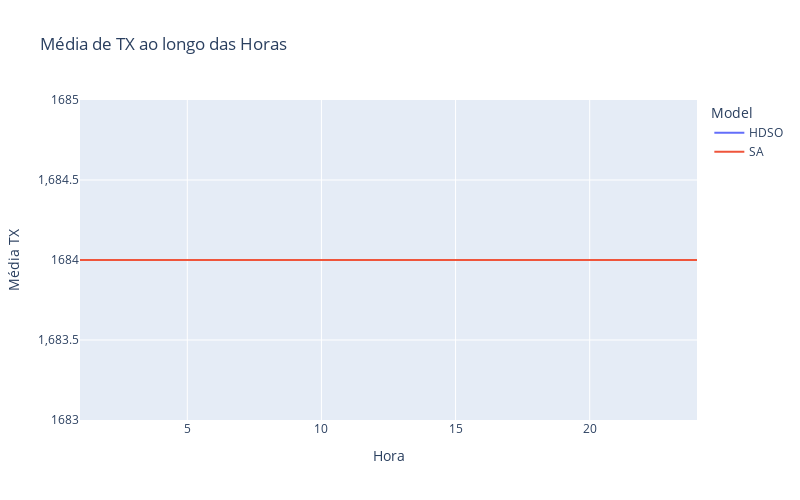
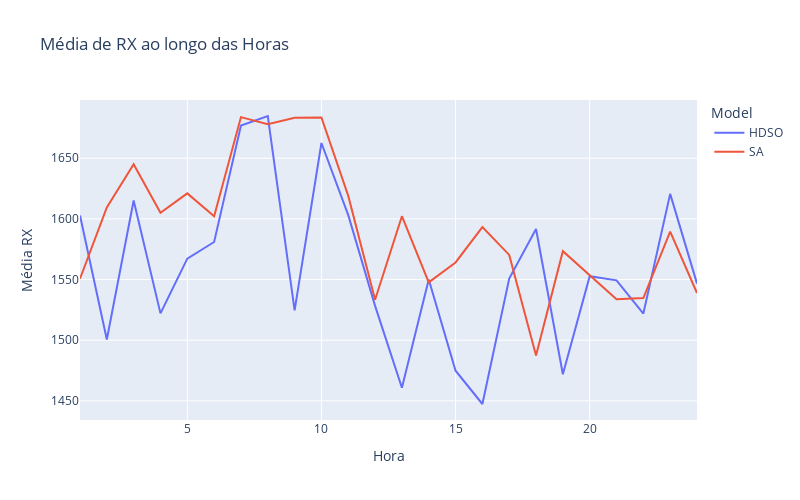
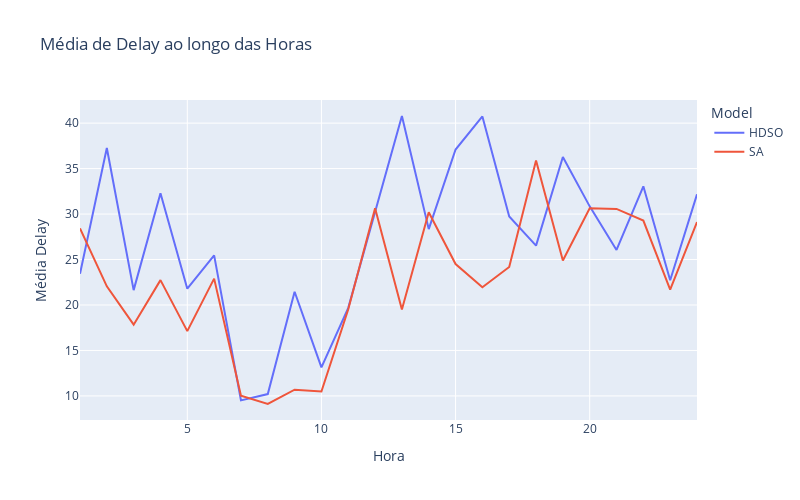
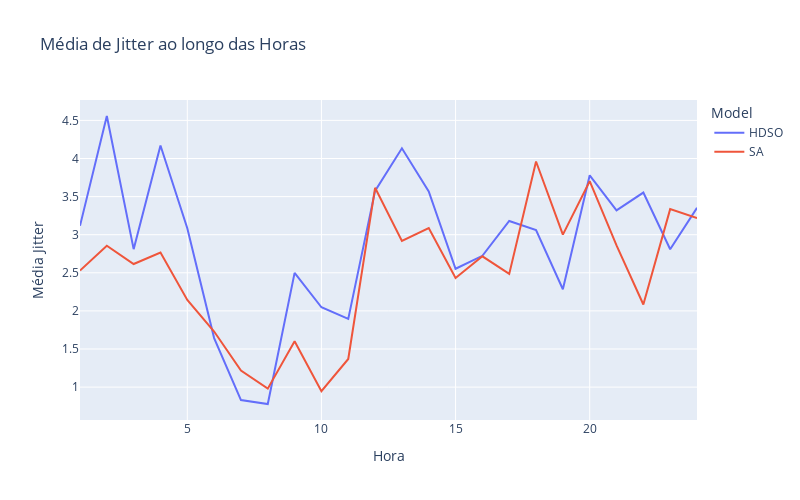

Here is the notebook cell these charts were saved with, in order:
### Code cell
import plotly.express as px

# Supondo que seu DataFrame seja chamado df_mean_metrics
fig_tx = px.line(df_mean_metrics, x='Hour', y='TX', color='Model',
                 labels={'TX': 'Média TX', 'Hour': 'Hora'},
                 title='Média de TX ao longo das Horas',
                 width=800, height=500)
fig_tx.show()

fig_rx = px.line(df_mean_metrics, x='Hour', y='RX', color='Model',
                 labels={'RX': 'Média RX', 'Hour': 'Hora'},
                 title='Média de RX ao longo das Horas',
                 width=800, height=500)
fig_rx.show()

fig_delay = px.line(df_mean_metrics, x='Hour', y='Delay', color='Model',
                    labels={'Delay': 'Média Delay', 'Hour': 'Hora'},
                    title='Média de Delay ao longo das Horas',
                    width=800, height=500)
fig_delay.show()

fig_jitter = px.line(df_mean_metrics, x='Hour', y='Jitter', color='Model',
                     labels={'Jitter': 'Média Jitter', 'Hour': 'Hora'},
                     title='Média de Jitter ao longo das Horas',
                     width=800, height=500)
fig_jitter.show()

fig_loss = px.line(df_mean_metrics, x='Hour', y='Packet Loss', color='Model',
                   labels={'Packet Loss': 'Média Perda de Pacotes', 'Hour': 'Hora'},
                   title='Média de Perda de Pacotes ao longo das Horas',
                   width=800, height=500)

fig_rrh = px.line(df_mean_metrics, x='Hour', y='Number Of RRH', color='Model',
                   labels={'Number Of RRH': 'Number Of RRH', 'Hour': 'Hora'},
                   title='Number Of RRH',
                   width=800, height=500)
fig_loss.show()

### Figure 1 — Plotly figure (JSON) as saved in the notebook; plotly's stock layout.template omitted (floating-point values rounded to 4 significant figures)
{"data": [{"hovertemplate": "Model=HDSO<br>Hora=%{x}<br>Média TX=%{y}<extra></extra>", "legendgroup": "HDSO", "line": {"color": "#636efa", "dash": "solid"}, "marker": {"symbol": "circle"}, "mode": "lines", "name": "HDSO", "orientation": "v", "showlegend": true, "type": "scatter", "x": [1, 2, 3, 4, 5, 6, 7, 8, 9, 10, 11, 12, 13, 14, 15, 16, 17, 18, 19, 20, 21, 22, 23, 24], "xaxis": "x", "y": [1684, 1684, 1684, 1684, 1684, 1684, 1684, 1684, 1684, 1684, 1684, 1684, 1684, 1684, 1684, 1684, 1684, 1684, 1684, 1684, 1684, 1684, 1684, 1684], "yaxis": "y"}, {"hovertemplate": "Model=SA<br>Hora=%{x}<br>Média TX=%{y}<extra></extra>", "legendgroup": "SA", "line": {"color": "#EF553B", "dash": "solid"}, "marker": {"symbol": "circle"}, "mode": "lines", "name": "SA", "orientation": "v", "showlegend": true, "type": "scatter", "x": [1, 2, 3, 4, 5, 6, 7, 8, 9, 10, 11, 12, 13, 14, 15, 16, 17, 18, 19, 20, 21, 22, 23, 24], "xaxis": "x", "y": [1684, 1684, 1684, 1684, 1684, 1684, 1684, 1684, 1684, 1684, 1684, 1684, 1684, 1684, 1684, 1684, 1684, 1684, 1684, 1684, 1684, 1684, 1684, 1684], "yaxis": "y"}], "layout": {"height": 500, "legend": {"title": {"text": "Model"}, "tracegroupgap": 0}, "title": {"text": "Média de TX ao longo das Horas"}, "width": 800, "xaxis": {"anchor": "y", "domain": [0, 1], "title": {"text": "Hora"}}, "yaxis": {"anchor": "x", "domain": [0, 1], "title": {"text": "Média TX"}}}}

### Figure 2 — Plotly figure (JSON) as saved in the notebook; plotly's stock layout.template omitted (floating-point values rounded to 4 significant figures)
{"data": [{"hovertemplate": "Model=HDSO<br>Hora=%{x}<br>Média RX=%{y}<extra></extra>", "legendgroup": "HDSO", "line": {"color": "#636efa", "dash": "solid"}, "marker": {"symbol": "circle"}, "mode": "lines", "name": "HDSO", "orientation": "v", "showlegend": true, "type": "scatter", "x": [1, 2, 3, 4, 5, 6, 7, 8, 9, 10, 11, 12, 13, 14, 15, 16, 17, 18, 19, 20, 21, 22, 23, 24], "xaxis": "x", "y": [1603.0, 1501.0, 1615.0, 1522.0, 1567.0, 1581.0, 1677.0, 1685.0, 1525.0, 1663.0, 1603.0, 1528.0, 1461.0, 1550.0, 1475.0, 1447.0, 1551.0, 1592.0, 1472.0, 1553.0, 1549.0, 1522.0, 1621.0, 1547.0], "yaxis": "y"}, {"hovertemplate": "Model=SA<br>Hora=%{x}<br>Média RX=%{y}<extra></extra>", "legendgroup": "SA", "line": {"color": "#EF553B", "dash": "solid"}, "marker": {"symbol": "circle"}, "mode": "lines", "name": "SA", "orientation": "v", "showlegend": true, "type": "scatter", "x": [1, 2, 3, 4, 5, 6, 7, 8, 9, 10, 11, 12, 13, 14, 15, 16, 17, 18, 19, 20, 21, 22, 23, 24], "xaxis": "x", "y": [1551.0, 1609.0, 1645.0, 1605.0, 1621.0, 1602.0, 1684.0, 1678.0, 1683.0, 1684.0, 1619.0, 1533.0, 1602.0, 1548.0, 1564.0, 1593.0, 1570.0, 1487.0, 1573.0, 1553.0, 1534.0, 1535.0, 1589.0, 1539.0], "yaxis": "y"}], "layout": {"height": 500, "legend": {"title": {"text": "Model"}, "tracegroupgap": 0}, "title": {"text": "Média de RX ao longo das Horas"}, "width": 800, "xaxis": {"anchor": "y", "domain": [0, 1], "title": {"text": "Hora"}}, "yaxis": {"anchor": "x", "domain": [0, 1], "title": {"text": "Média RX"}}}}

### Figure 3 — Plotly figure (JSON) as saved in the notebook; plotly's stock layout.template omitted (floating-point values rounded to 4 significant figures)
{"data": [{"hovertemplate": "Model=HDSO<br>Hora=%{x}<br>Média Delay=%{y}<extra></extra>", "legendgroup": "HDSO", "line": {"color": "#636efa", "dash": "solid"}, "marker": {"symbol": "circle"}, "mode": "lines", "name": "HDSO", "orientation": "v", "showlegend": true, "type": "scatter", "x": [1, 2, 3, 4, 5, 6, 7, 8, 9, 10, 11, 12, 13, 14, 15, 16, 17, 18, 19, 20, 21, 22, 23, 24], "xaxis": "x", "y": [23.43, 37.26, 21.64, 32.28, 21.79, 25.46, 9.511, 10.2, 21.46, 13.13, 19.69, 30.26, 40.78, 28.34, 37.1, 40.74, 29.74, 26.53, 36.27, 30.85, 26.05, 33.05, 22.73, 32.17], "yaxis": "y"}, {"hovertemplate": "Model=SA<br>Hora=%{x}<br>Média Delay=%{y}<extra></extra>", "legendgroup": "SA", "line": {"color": "#EF553B", "dash": "solid"}, "marker": {"symbol": "circle"}, "mode": "lines", "name": "SA", "orientation": "v", "showlegend": true, "type": "scatter", "x": [1, 2, 3, 4, 5, 6, 7, 8, 9, 10, 11, 12, 13, 14, 15, 16, 17, 18, 19, 20, 21, 22, 23, 24], "xaxis": "x", "y": [28.43, 22.05, 17.84, 22.73, 17.13, 22.9, 10.03, 9.112, 10.69, 10.48, 19.52, 30.65, 19.5, 30.21, 24.5, 21.95, 24.18, 35.89, 24.88, 30.63, 30.56, 29.28, 21.7, 29.12], "yaxis": "y"}], "layout": {"height": 500, "legend": {"title": {"text": "Model"}, "tracegroupgap": 0}, "title": {"text": "Média de Delay ao longo das Horas"}, "width": 800, "xaxis": {"anchor": "y", "domain": [0, 1], "title": {"text": "Hora"}}, "yaxis": {"anchor": "x", "domain": [0, 1], "title": {"text": "Média Delay"}}}}

### Figure 4 — Plotly figure (JSON) as saved in the notebook; plotly's stock layout.template omitted (floating-point values rounded to 4 significant figures)
{"data": [{"hovertemplate": "Model=HDSO<br>Hora=%{x}<br>Média Jitter=%{y}<extra></extra>", "legendgroup": "HDSO", "line": {"color": "#636efa", "dash": "solid"}, "marker": {"symbol": "circle"}, "mode": "lines", "name": "HDSO", "orientation": "v", "showlegend": true, "type": "scatter", "x": [1, 2, 3, 4, 5, 6, 7, 8, 9, 10, 11, 12, 13, 14, 15, 16, 17, 18, 19, 20, 21, 22, 23, 24], "xaxis": "x", "y": [3.116, 4.558, 2.81, 4.171, 3.085, 1.644, 0.8303, 0.7783, 2.499, 2.048, 1.894, 3.575, 4.134, 3.568, 2.553, 2.723, 3.18, 3.062, 2.284, 3.779, 3.319, 3.553, 2.81, 3.353], "yaxis": "y"}, {"hovertemplate": "Model=SA<br>Hora=%{x}<br>Média Jitter=%{y}<extra></extra>", "legendgroup": "SA", "line": {"color": "#EF553B", "dash": "solid"}, "marker": {"symbol": "circle"}, "mode": "lines", "name": "SA", "orientation": "v", "showlegend": true, "type": "scatter", "x": [1, 2, 3, 4, 5, 6, 7, 8, 9, 10, 11, 12, 13, 14, 15, 16, 17, 18, 19, 20, 21, 22, 23, 24], "xaxis": "x", "y": [2.529, 2.856, 2.615, 2.766, 2.144, 1.729, 1.217, 0.9796, 1.602, 0.9469, 1.369, 3.615, 2.919, 3.087, 2.431, 2.717, 2.485, 3.961, 3.001, 3.702, 2.859, 2.084, 3.335, 3.217], "yaxis": "y"}], "layout": {"height": 500, "legend": {"title": {"text": "Model"}, "tracegroupgap": 0}, "title": {"text": "Média de Jitter ao longo das Horas"}, "width": 800, "xaxis": {"anchor": "y", "domain": [0, 1], "title": {"text": "Hora"}}, "yaxis": {"anchor": "x", "domain": [0, 1], "title": {"text": "Média Jitter"}}}}
